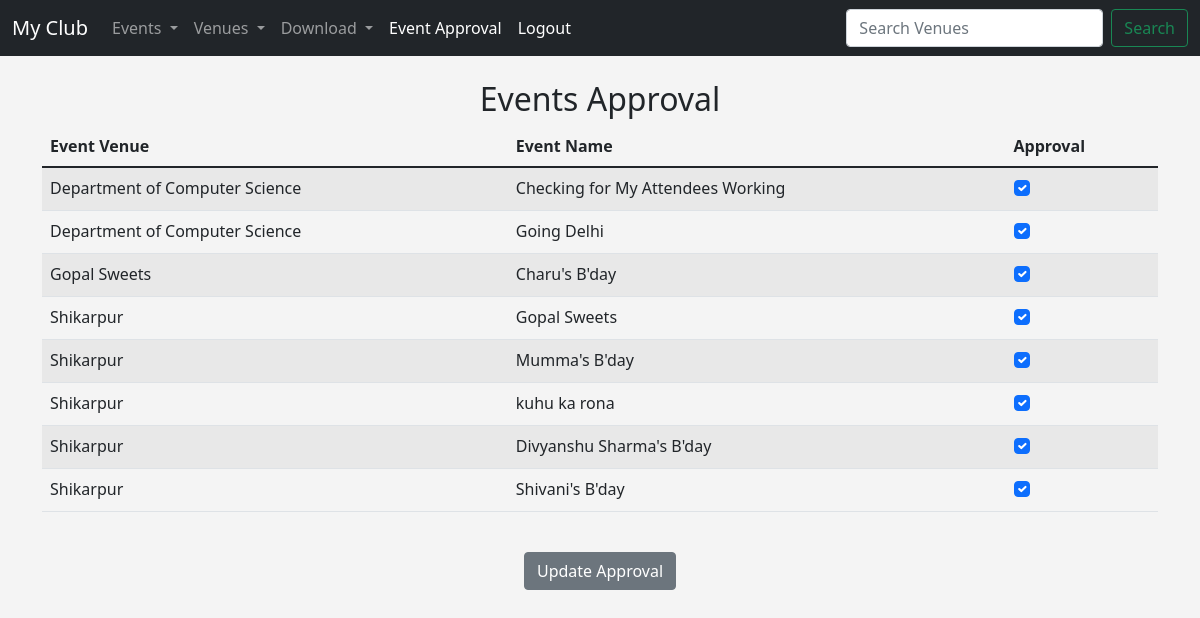
The page /approve_events (signed in) on the database as committed earlier.
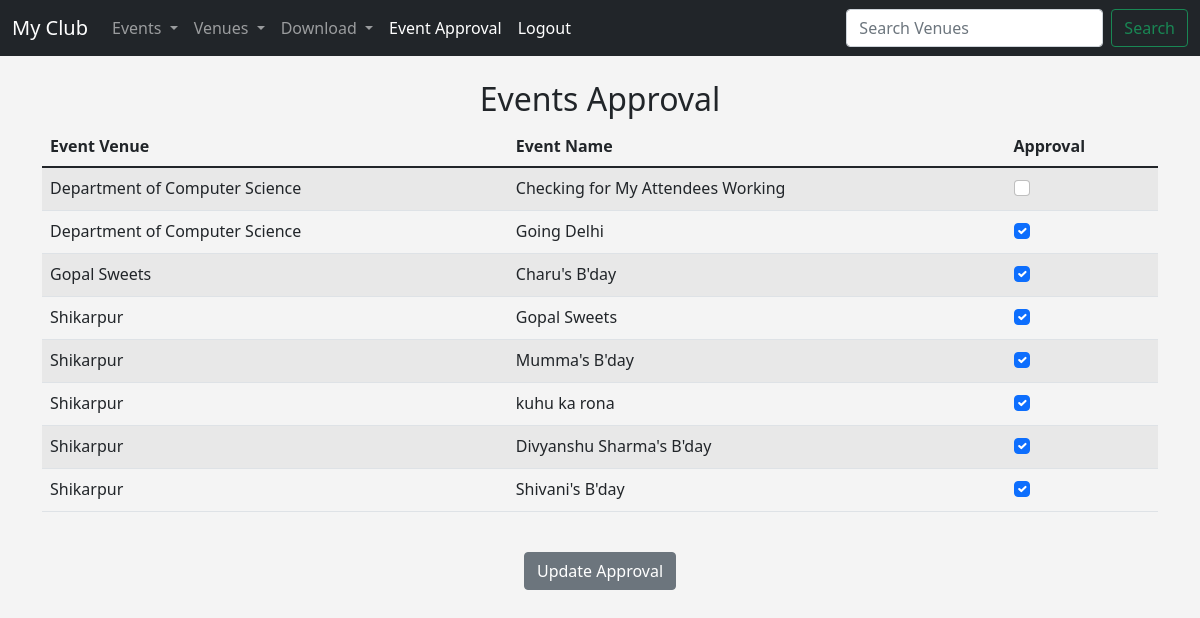
The same page on the database as committed later.
### events/models.py (models this page shows, shortened)
class Event(models.Model):
    name=models.CharField('Event Name',max_length=120)
    event_date=models.DateTimeField('Event Date ')
    venue= models.ForeignKey(Venue,blank=True,null=True,on_delete=models.CASCADE)
    manager= models.ForeignKey(User,blank=True,null=True,on_delete=models.SET_NULL)
    description=models.TextField(blank=True)
    attendees= models.ManyToManyField(User, null=True,related_name="all_users")
    approved=models.BooleanField("Approced",default=False)
    def __str__(self):
        return self.name

class Venue(models.Model):
    name=models.CharField('Venue Name ',max_length=120)
    address=models.CharField('Venue Address ',max_length=120)
    zip_code=models.CharField('Venue zipcode ',max_length=15 ,blank=True)
    phone=models.CharField('Venue Number ',max_length=13,blank=True)
    web=models.CharField('Website Address ', max_length=25 ,blank=True)
    email_address=models.EmailField('Venue Email',blank=True)
    owner=models.IntegerField('Venue Owner',blank=False,default=1)
    venue_image=models.ImageField(null=True,blank=True,upload_to="images/")
    def __str__(self):
        return self.name

### events/views.py (the view)
# urls.py: path('approve_events',views.approve_events,name='approve_events'),
def approve_events(request):
    if request.user.is_authenticated:
        venue_list=Venue.objects.filter(owner=request.user.id).order_by('name')
        event_list=list();
        for venue in venue_list:
            event_list+=(Event.objects.filter(venue=venue).order_by('event_date'))
        if request.method=="POST":
            id_list=request.POST.getlist('boxes')
            for event in event_list:
                Event.objects.filter(pk=event.id).update(approved=False)
            for x in id_list:
                Event.objects.filter(pk=int(x)).update(approved=True)
            messages.success(request,('Approval List has been Updated'))
            return redirect('list-events')
        else:
            return render(request,'events/event_approval.html',{
                'event_list':event_list
            })
    else:
        messages.success(request,('You are not authorized to view Event approval page! Please login/Register'))
        return redirect('home')

### events/templates/events/event_approval.html (shortened to what this page needs)
{% extends 'events/base.html' %}
{%block content%}
<center>
    <h2>Events Approval</h2>
    <form action="" method="POST">
        <table class="table table-hover table-striped">
            <thead>
                <tr>
                    <th scope="col">Event Venue</th>
                    <th scope="col">Event Name</th>
                    <th scope="col">Approval</th>
                </tr>
            </thead>
            <tbody>
                {%for event in event_list%}
                <tr>
                    <td>
                        {{event.venue}}
                    </td>
                    <td>
                        {{event}}
                    </td>
                    <td>
                        {%if event.approved %}
                        <div class="form-check">
                            <input class="form-check-input" type="checkbox" checked="checked" value={{event.id}}
                                name="boxes">
                        </div>
                        {%else%}
                        <div class="form-check">
                            <input class="form-check-input" type="checkbox" value={{event.id}} name="boxes">
                        </div>
                        {%endif%}
                    </td>
                </tr>
                {%endfor%}
            </tbody>
        </table>
        <br>
        <button class="btn btn-secondary" type="submit">Update Approval</button>
    </form>
</center>
{%endblock%}

Rows that differ between the two databases and show on the page:
changed Event "Checking for My Attendees Working": approved True → False (drawn); boxes "☑" → "☐"
